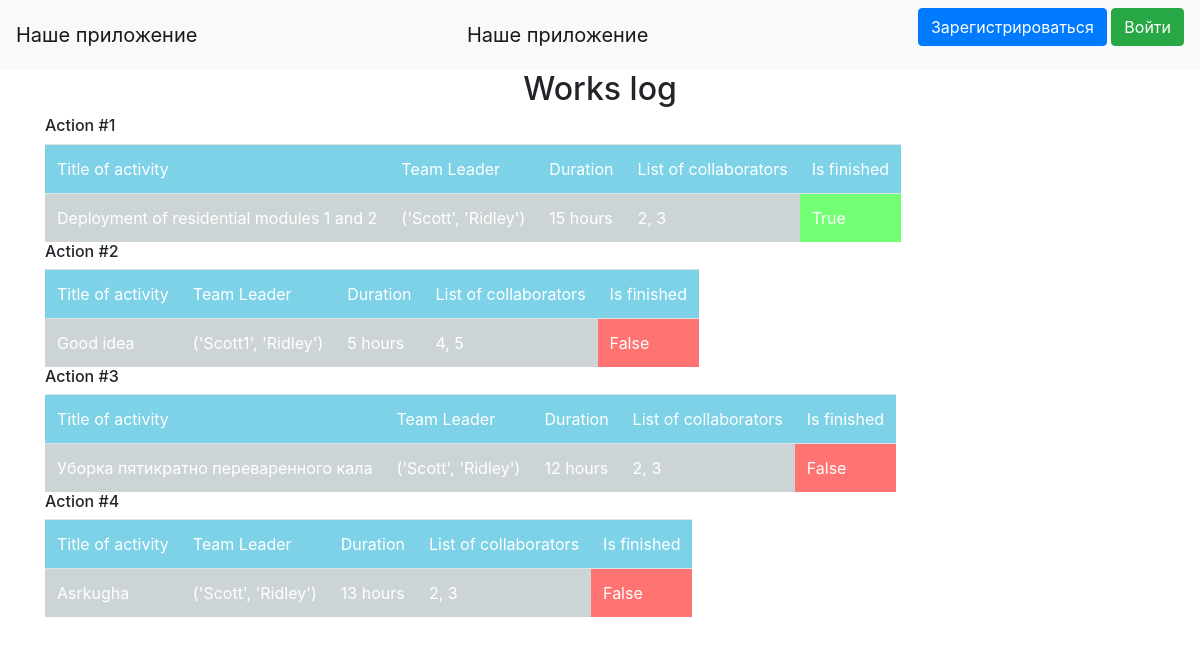
The page / on the database its author committed.
### data/jobs.py (models this page shows, shortened)
class Jobs(SqlAlchemyBase):
    __tablename__ = 'jobs'
    id = sqlalchemy.Column(sqlalchemy.Integer,
                           primary_key=True, autoincrement=True)
    team_leader = sqlalchemy.Column(sqlalchemy.Integer, nullable=True)
    job = sqlalchemy.Column(sqlalchemy.String, nullable=True)
    work_size = sqlalchemy.Column(sqlalchemy.Integer, nullable=True)
    collaborators = sqlalchemy.Column(sqlalchemy.String, nullable=True)
    start_date = sqlalchemy.Column(sqlalchemy.DateTime,
                                   default=datetime.datetime.now)
    end_date = sqlalchemy.Column(sqlalchemy.DateTime,
                                 default=datetime.datetime.now)
    is_finished = sqlalchemy.Column(sqlalchemy.Boolean, default=False)
    user_id = sqlalchemy.Column(sqlalchemy.Integer,
                                sqlalchemy.ForeignKey("users.id"))
    user = orm.relation('User')

### data/users.py (models this page shows, shortened)
class User(SqlAlchemyBase, UserMixin):
    __tablename__ = 'users'
    id = sqlalchemy.Column(sqlalchemy.Integer,
                           primary_key=True, autoincrement=True)
    surname = sqlalchemy.Column(sqlalchemy.String, nullable=True)
    name = sqlalchemy.Column(sqlalchemy.String, nullable=True)
    age = sqlalchemy.Column(sqlalchemy.Integer, nullable=True)
    position = sqlalchemy.Column(sqlalchemy.String, nullable=True)
    speciality = sqlalchemy.Column(sqlalchemy.String, nullable=True)
    address = sqlalchemy.Column(sqlalchemy.String, nullable=True)
    email = sqlalchemy.Column(sqlalchemy.String, unique=True, nullable=True)
    hashed_password = sqlalchemy.Column(sqlalchemy.String, nullable=True)
    modified_date = sqlalchemy.Column(sqlalchemy.DateTime,
                                      default=datetime.datetime.now)
    name_p = sqlalchemy.Column(sqlalchemy.String, nullable=True)
    jobs = orm.relation("Jobs", back_populates='user')

### main1.py (the view)
@app.route('/')
def index():
    session = db_session.create_session()
    jobs = session.query(Jobs).all()
    users = session.query(User).all()
    names = {name.id: (name.surname, name.name) for name in users}
    return render_template('index.html', jobs=jobs, names=names)

### data/db_session.py (called while the page is built)
def create_session() -> Session:
    global __factory
    return __factory()

### templates/index.html (shortened to what this page needs)
{% extends "base.html" %}
{% block content %}
<h2 align="center">Works log</h2>
<div class="table">
     {% for job in jobs %}
         <table class="mytable">
             <h6>Action #{{loop.index}}</h6>
             <tr class="myrow">
                <td class="title">Title of activity</td>
                <td class="title">Team Leader</td>
                <td class="title">Duration</td>
                <td class="title">List of collaborators</td>
                <td class="title">Is finished</td>
             </tr>
             <tr class="myrow">
                <td class="ordinary"> {{ job.job.capitalize() }} </td>
                <td class="ordinary"> {{ names[job.team_leader][0], names[job.team_leader][1] }} </td>
                <td class="ordinary"> {{ job.work_size }} hours</td>
                <td class="ordinary"> {{ job.collaborators }} </td>
                {% if job.is_finished == True %}
                    <td class="ordinary2"> {{ job.is_finished }}</td>
                {% else %}
                    <td class="ordinary1"> {{ job.is_finished }}</td>
                {% endif %}
             </tr>
         </table>
     {% endfor %}
</div>
{% endblock %}

### templates/base.html (shortened to what this page needs)
<!doctype html>
<html lang="en">
<head>
    <link href="static/1.css" rel="stylesheet">
    <link rel="stylesheet" href="https://stackpath.bootstrapcdn.com/bootstrap/4.4.1/css/bootstrap.min.css">
</head>
  <body>
    <header>
      <nav class="navbar navbar-light bg-light">
        <a class="navbar-brand" href="#">Наше приложение</a>
          <a class="navbar-brand" href="#">Наше приложение</a>
        {% if current_user.is_authenticated %}
            <a class="navbar-brand" href="/logout">{{ current_user.name }}</a>
        {% else %}
            <p>
                <a class="btn btn-primary " href="/register">Зарегистрироваться</a>
                <a class="btn btn-success" href="/login">Войти</a>
            </p>
        {% endif %}
      </nav>
    </header>
    <main role="main" class="container">
        {% block content %}{% endblock %}
    </main>
  </body>
</html>

### static/1.css (style rules this page uses)
.title { background: #7dd2e8; color: white; }
.ordinary { background: #cdd4d6; color: white }
.ordinary1 { background: #ff7373; color: white }
.ordinary2 { background: #73ff73; color: white }

### rows shown on the page
Jobs: job "Deployment of residential modules 1 and 2", team_leader.name "('Scott', 'Ridley')", work_size "15", collaborators "2, 3", is_finished "True"
Jobs: job "Good idea", team_leader.name "('Scott1', 'Ridley')", work_size "5", collaborators "4, 5", is_finished "False"
Jobs: job "Уборка пятикратно переваренного кала", team_leader.name "('Scott', 'Ridley')", work_size "12", collaborators "2, 3", is_finished "False"
Jobs: job "Asrkugha", team_leader.name "('Scott', 'Ridley')", work_size "13", collaborators "2, 3", is_finished "False"
